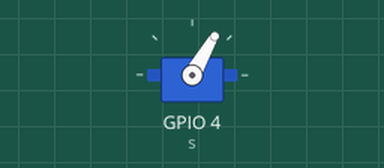
Simulated run of this sketch. Board: ESP32. Shown: servo.

Above: at 1.0 s.
At 2.8 s:
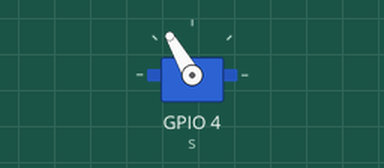
At 5.0 s:
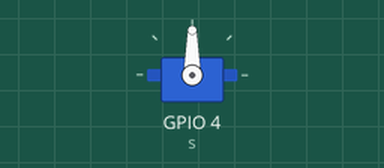
Timing chart, 0 to 6.5 s (numbered marks = the images above):
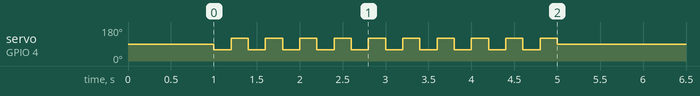

Measured:
- by itself, servo on GPIO 4 (s): repeats every 0.40 s: 120° 0.20 s, 60° 0.20 s, until it stays 90° from 5.0 s

The sketch:

hackathon_servo_script.ino
```cpp
#include <ESP32Servo.h>

Servo s;

void setup() {
  s.setPeriodHertz(50);
  s.attach(4, 500, 2400);   // signal wire on GPIO 4

  s.write(90);              // start centered
  delay(1000);

  for (int i = 0; i < 10; i++) {
    s.write(60);            // one way
    delay(200);
    s.write(120);           // the other way
    delay(200);
  }

  s.write(90);              // back to center
}

void loop() {
  // nothing here, so it only runs once
}
```
